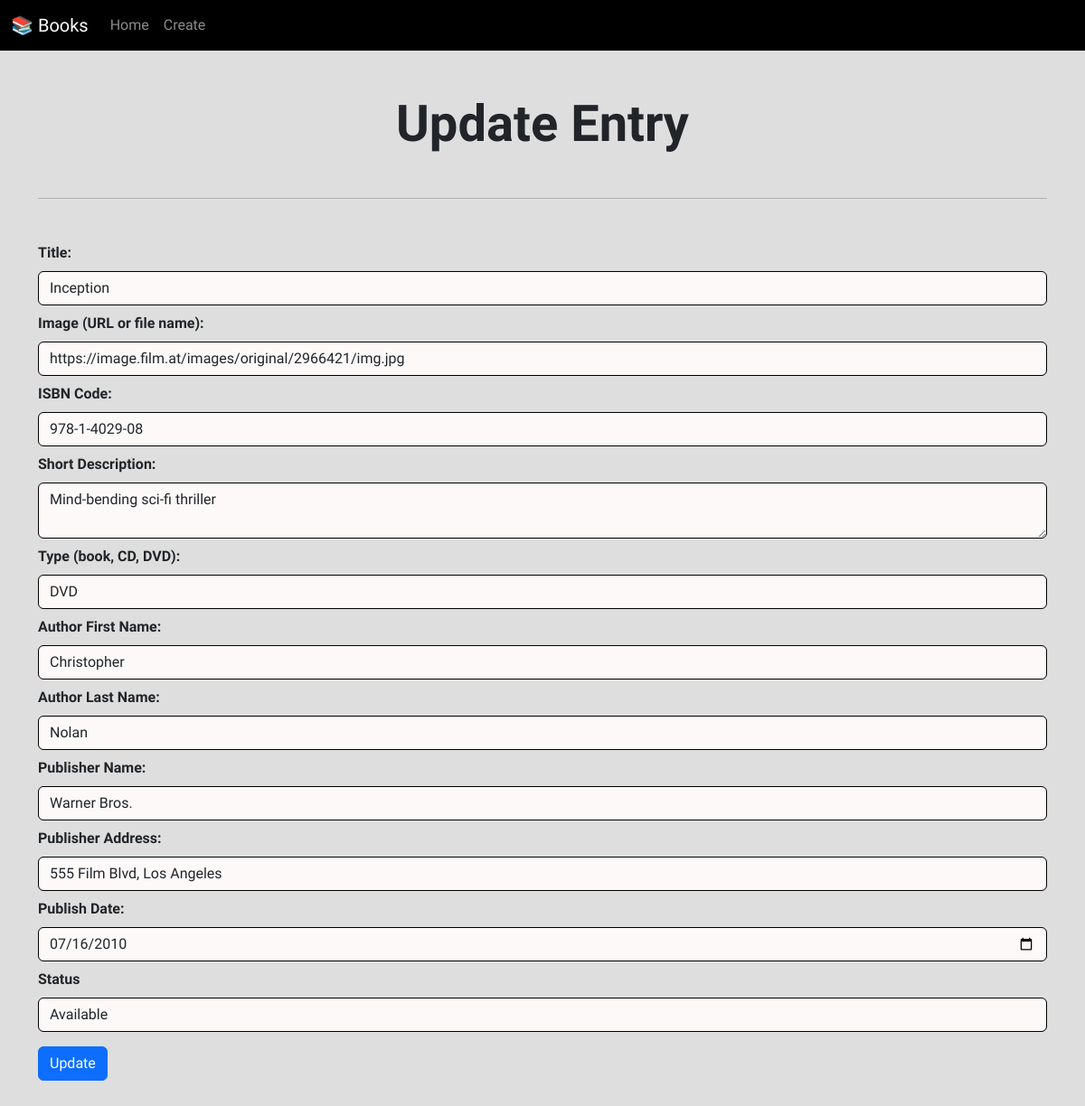
Page /update.php?id=4 on the committed database.
### tables this page shows
CREATE TABLE `books` (
  `id` int(11) NOT NULL,
  `title` varchar(255) NOT NULL,
  `image` varchar(255) NOT NULL,
  `isbn_code` varchar(13) NOT NULL,
  `short_description` text DEFAULT NULL,
  `type` enum('book','CD','DVD') NOT NULL,
  `author_first_name` varchar(50) NOT NULL,
  `author_last_name` varchar(50) NOT NULL,
  `publisher_name` varchar(100) NOT NULL,
  `publisher_address` varchar(255) NOT NULL,
  `publish_date` date NOT NULL,
  `status` varchar(50) DEFAULT NULL
);

### update.php (the view, shortened to what this page needs)
<?php
require_once 'components/db_Connection.php';
require_once 'components/navbar.php';
$displayForm = false;
if (isset($_GET["id"]) && !empty($_GET["id"])) {
    $id = $_GET['id'];
    $result = mysqli_query($conn, "SELECT * FROM `books` WHERE `id` = $id");
    if ($result) {
        $row = mysqli_fetch_assoc($result);
        if ($row) {
            $title = $row['title'];
            $image = $row['image'];
            $isbn_code = $row['isbn_code'];
            $short_description = $row['short_description'];
            $type = $row['type'];
            $author_first_name = $row['author_first_name'];
            $author_last_name = $row['author_last_name'];
            $publisher_name = $row['publisher_name'];
            $publisher_address = $row['publisher_address'];
            $publish_date = $row['publish_date'];
            $status = $row['status'];
            $displayForm = true;
        } else {
            $displayAlert = true;
        }
    } else {
        $displayAlert = true;
    }
} else {
    $displayAlert = true;
}
?>
<!DOCTYPE html>
<html lang="en">
<head>
    <link href="https://cdn.jsdelivr.net/npm/bootstrap@5.3.2/dist/css/bootstrap.min.css" rel="stylesheet">
</head>
<body>
<div class="container">
    <h1 class="fw-bold text-center my-5 display-4">Update Entry</h1>
    <hr class='my-2 mb-5'>
</div>
<div class="container">
    <?php
    if ($displayForm) {
    ?>
    <form action="" method="post" name="updateForm" onsubmit="return checkFormLength();">
        <label for="title" class="form-label fw-bold">Title:</label>
        <input type="text" name="title" class="form-control mb-2" value="<?php echo $title; ?>" required>
        <label for="image" class="form-label fw-bold">Image (URL or file name):</label>
        <input type="text" name="image" class="form-control mb-2" value="<?php echo $image; ?>" required>
        <label for="isbn_code" class="form-label fw-bold">ISBN Code:</label>
        <input type="text" name="isbn_code" class="form-control mb-2" value="<?php echo $isbn_code; ?>" required>
        <label for="short_description" class="form-label fw-bold">Short Description:</label>
        <textarea name="short_description" class="form-control mb-2" required><?php echo $short_description; ?></textarea>
        <label for="type" class="form-label fw-bold">Type (book, CD, DVD):</label>
        <select name="type" class="form-control mb-2" required>
            <option value="DVD" <?php echo ($type === 'DVD') ? 'selected' : ''; ?>>DVD</option>
        </select>
        <label for="author_first_name" class="form-label fw-bold">Author First Name:</label>
        <input type="text" name="author_first_name" class="form-control mb-2" value="<?php echo $author_first_name; ?>" required>
        <label for="author_last_name" class="form-label fw-bold">Author Last Name:</label>
        <input type="text" name="author_last_name" class="form-control mb-2" value="<?php echo $author_last_name; ?>" required>
        <label for="publisher_name" class="form-label fw-bold">Publisher Name:</label>
        <input type="text" name="publisher_name" class="form-control mb-2" value="<?php echo $publisher_name; ?>" required>
        <label for="publisher_address" class="form-label fw-bold">Publisher Address:</label>
        <input type="text" name="publisher_address" class="form-control mb-2" value="<?php echo $publisher_address; ?>" required>
        <label for="publish_date" class="form-label fw-bold">Publish Date:</label>
        <input type="date" name="publish_date" class="form-control mb-2" value="<?php echo $publish_date; ?>" required>
        <label for="status" class="form-label fw-bold">Status</label>
        <select name="status" class="form-control mb-2" required>
            <option value="available" <?php echo ($status === 'available') ? 'selected' : ''; ?>>Available</option>
        </select>
        <input type="submit" value="Update" name="update" class="btn btn-primary mt-2 mb-5">
    </form>
    <?php
    }
    ?>
</div>
</body>
</html>

### update.php (style rules this page uses)
body { font-family: 'Bai Jamjuree', sans-serif; background-color: #DEDEDE; }
.form-control { background-color: #FDF9F9; border: 1px solid #000000; }

### rows in the picture
books: title "Inception", image "https://image.film.at/images/original/2966421/img.jpg", isbn_code "978-1-4029-08", short_description "Mind-bending sci-fi thriller", type "DVD", author_first_name "Christopher", author_last_name "Nolan", publisher_name "Warner Bros.", publisher_address "555 Film Blvd, Los Angeles", publish_date "07/16/2010"
